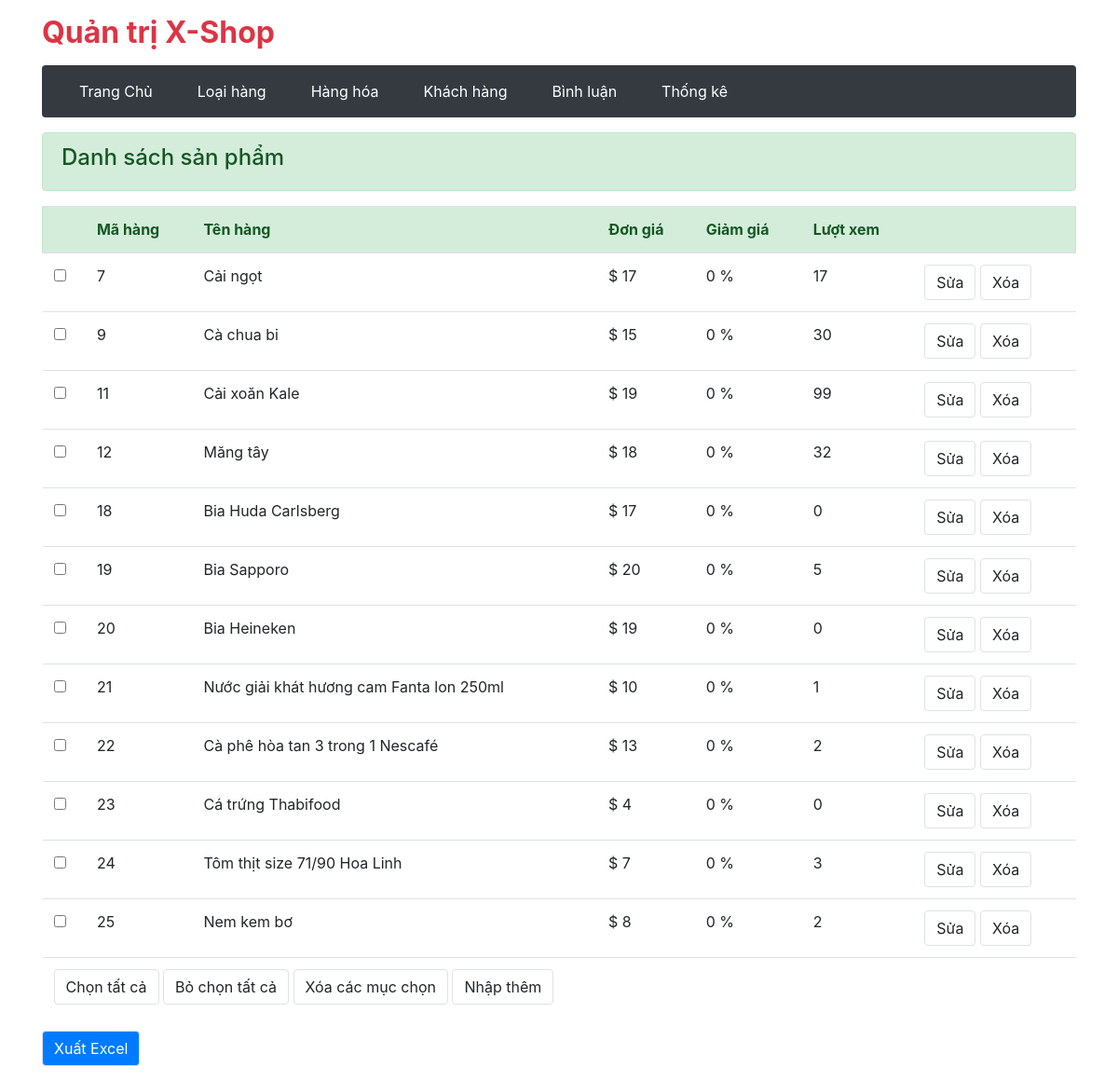
Before: /admin/product/index.php?btn-list (signed in) with the older database file.
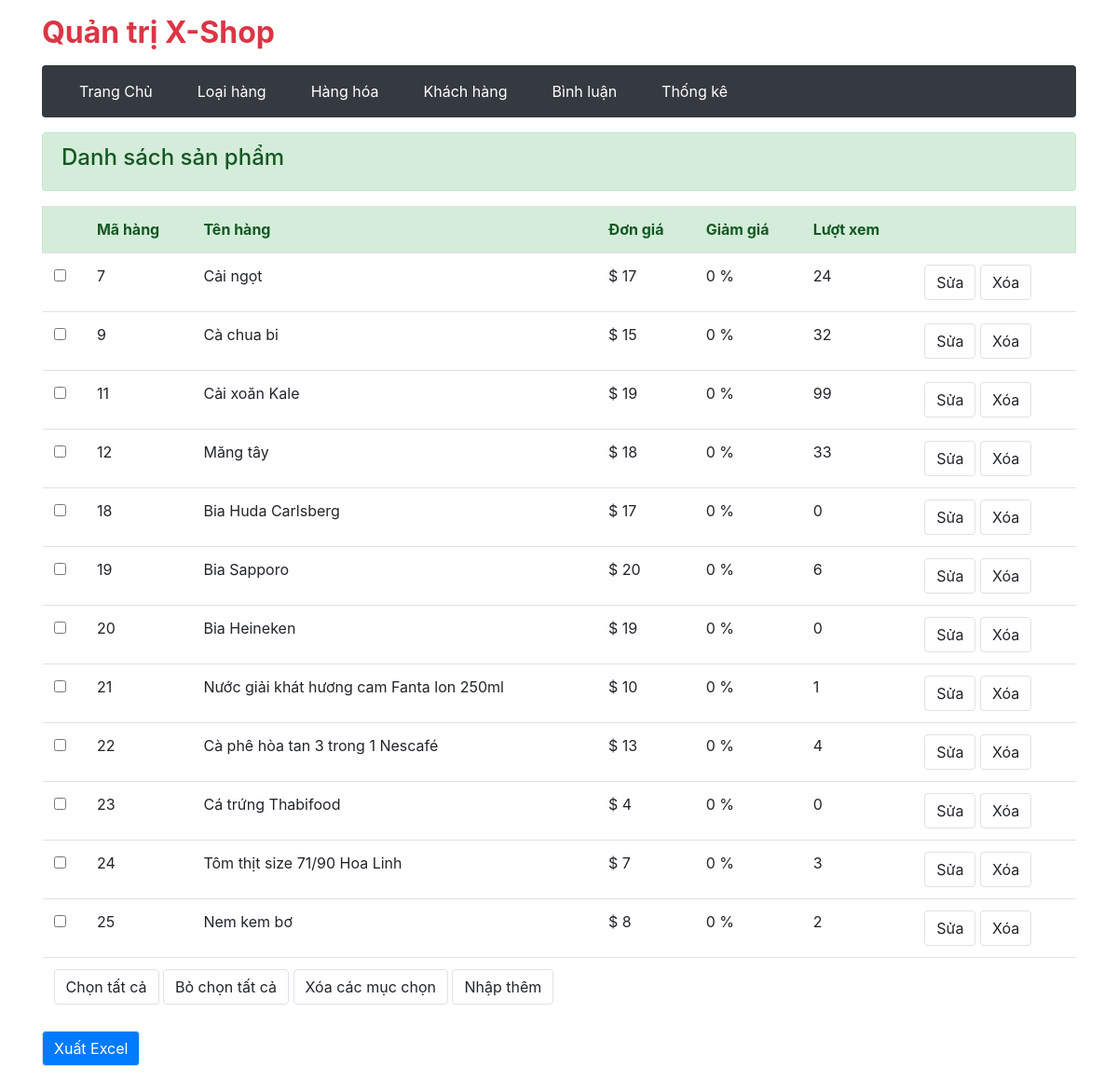
After: the same page with the newer database file.
### tables this page shows
CREATE TABLE `hang_hoa` (
  `ma_hh` int(11) NOT NULL,
  `ten_hh` varchar(60) NOT NULL,
  `don_gia` float NOT NULL,
  `giam_gia` float NOT NULL,
  `hinh` varchar(50) NOT NULL,
  `ma_loai` int(11) NOT NULL,
  `so_luot_xem` int(11) NOT NULL,
  `ngay_nhap` date NOT NULL,
  `mo_ta` varchar(200) NOT NULL
);

### admin/product/index.php (called while the page is built, shortened)
<?php
    require '../../gobal.php';
    require '../../dao/functionTitle.php';
    require '../../dao/functionProduct.php';
    extract($_REQUEST);
    if(array_key_exists('btn-insert', $_REQUEST)){
        $hinh = save_file("hinh", "$IMAGE_DIR");
        $ngay_nhap = date('Y-m-d');
        $so_luot_xem = '0';
        insertProduct($ten_hh, $don_gia, $giam_gia, $hinh, $ma_loai, $so_luot_xem, $ngay_nhap, $mo_ta);
        $view_name = 'addProduct.php';
        $MESSAGE = 'Thêm hàng hóa thành công';
    }
    else if(array_key_exists('btn-list', $_REQUEST)){
        $items = selectProducts();
    }
    require "../layout.php";

### dao/functionProduct.php (called while the page is built, shortened)
<?php
    require_once 'database.php';
    function selectProducts()
    {
        global $conn;
        $select = "SELECT * FROM hang_hoa";
        return $conn->query($select);
    }

### admin/product/productsList.php (the view, shortened to what this page needs)
<div class="alert alert-success mt-3">
    <h4>Danh sách sản phẩm</h4>
</div>
<form action="index.php" method="post">
    <table class="table ">
        <thead class="alert alert-success">
            <tr>
                <th scope="col"></th>
                <th scope="col">Mã hàng</th>
                <th scope="col">Tên hàng</th>
                <th scope="col">Đơn giá</th>
                <th scope="col">Giảm giá</th>
                <th scope="col">Lượt xem</th>
                <th scope="col"></th>
            </tr>
        </thead>
        <tbody>
            <?php foreach ($items as $item) : ?>
                <tr>
                    <th><input type="checkbox" name="ma_hh[]" value="<?= $item['ma_hh'] ?>"></th>
                    <td><?= $item['ma_hh'] ?></td>
                    <td><?= $item['ten_hh'] ?></td>
                    <td>$ <?= $item['don_gia'] ?></td>
                    <td><?= $item['giam_gia'] ?> %</td>
                    <td><?= $item['so_luot_xem'] ?></td>
                    <td>
                        <a href="index.php?btn-edit&ma_hh=<?= $item['ma_hh'] ?>" class="btn btn-default border">Sửa</a>
                        <a href="index.php?btn-delete&ma_hh=<?= $item['ma_hh'] ?>" class="btn btn-default border">Xóa</a>
                    </td>
                </tr>
            <?php endforeach ?>
        </tbody>
        <tfoot>
            <tr>
                <td colspan="7">
                    <button id="check-all" type="button" class="btn btn-default border">Chọn tất cả</button>
                    <button id="clear-all" type="button" class="btn btn-default border">Bỏ chọn tất cả</button>
                    <button id="btn-delete" name="btn-delete" class="btn btn-default border">Xóa các mục chọn</button>
                    <a href="index.php" class="btn btn-default border">Nhập thêm</a>
                </td>
            </tr>
        </tfoot>
    </table>
</form>
<form action="export.php" method="POST">
    <div class="form-group">
        <input type="submit" name="export" value="Xuất Excel" class="btn btn-primary border">
    </div>
</form>

Changed rows visible on the page:
changed hang_hoa "Cải ngọt": so_luot_xem "17" → "24"
changed hang_hoa "Cà chua bi": so_luot_xem "30" → "32"
changed hang_hoa "Măng tây": so_luot_xem "32" → "33"
changed hang_hoa "Bia Sapporo": so_luot_xem "5" → "6"
changed hang_hoa "Cà phê hòa tan 3 trong 1 Nescafé": so_luot_xem "2" → "4"
